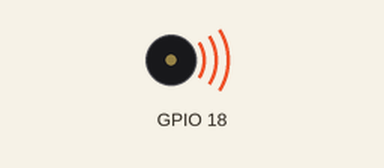
The program below on a simulated Raspberry Pi (BCM pin numbers). On the bench: buzzer (waves = sounding).

Above: at 0.2 s.
Timing chart, 0 to 3.0 s (numbered marks = the images above):
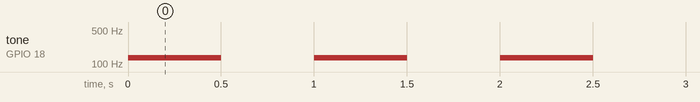

The program:

beep.py
```python
import wiringpi
from time import sleep
import sys
PORT = 18
TONE = 135

wiringpi.wiringPiSetupGpio()
wiringpi.softToneCreate(PORT)

while True:
    try:
        wiringpi.softToneWrite(PORT, TONE)
        sleep(0.5)
        wiringpi.softToneWrite(PORT, 0)
        sleep(0.5)
    except KeyboardInterrupt:
        sys.exit()
```

Measured:
- by itself, tone on GPIO 18: alternates 135 Hz for 0.50 s and silent for 0.50 s
